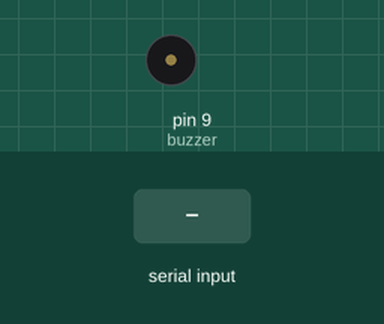
Simulated run of this sketch. Board: Arduino Uno, built with avr-gcc and run on an emulated ATmega328P. Shown: buzzer (waves = sounding). The test bench sets the inputs (shaded band).

Above: at 1.2 s.
1.3 s: "1" received over Serial
At 2.1 s:
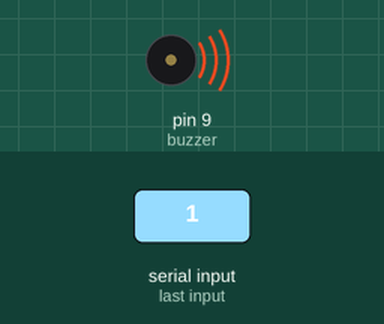
Timing chart, 0 to 4.3 s (numbered marks = the images above; inputs shaded):
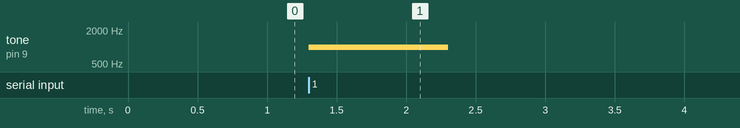

Measured:
- after the input at 1.3 s, tone on pin 9 (buzzer): silent → 1000 Hz at once, → silent 1.0 s later

The sketch:

Buzzer.ino
```cpp
const int buzzer = 9;


void setup(){

  pinMode(buzzer, OUTPUT);
  Serial.begin(9600);

}

void loop(){

 if(Serial.available()>0)
 {
  if (Serial.read() <= 100)
    {
      tone(buzzer, 1000);
      delay(1000);
      noTone(buzzer);
      delay(1000);
    }
 }
}
```
